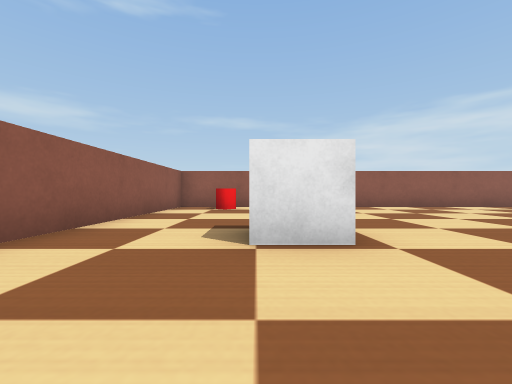
view 1 (above)

16 first-person views from a walk through a Webots world. The camera is 0.05 m above the floor, looks level and sees 90° across. The floor is counted in squares, 0.1 m on a side. Each view is taken from the middle of a square. On the plan, view 1 faces up. The plan holds only what a view shows up to about 9 squares ahead; the rest is blank. Robots are left out. Simple shapes and patterns stand in for the simulator's stock objects.

view 2
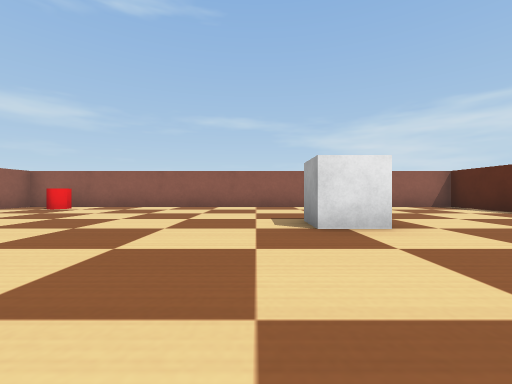

view 3
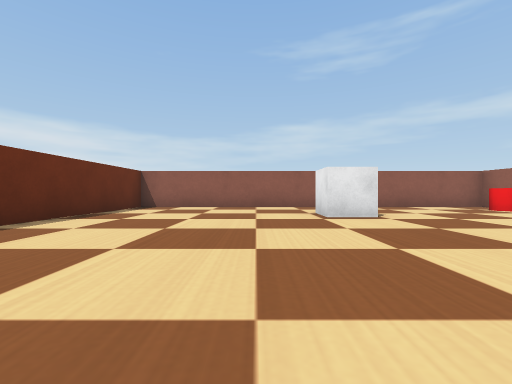

view 4
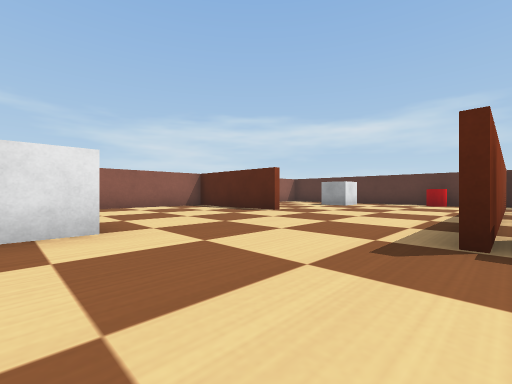

view 5
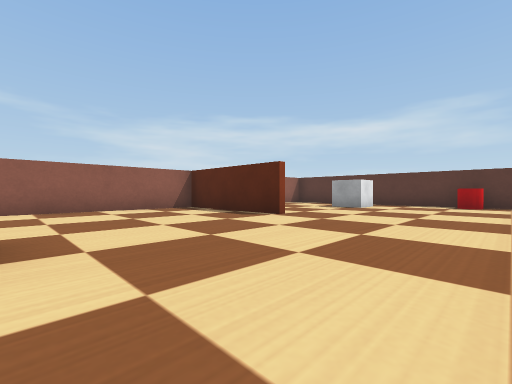

view 6
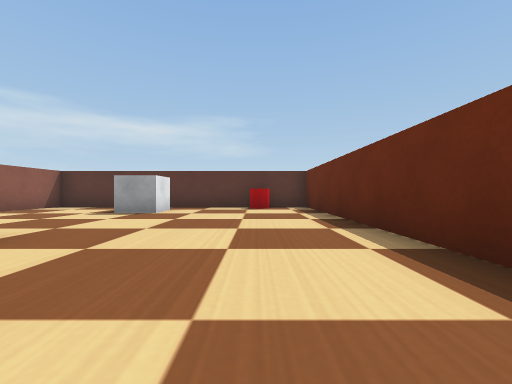

view 7
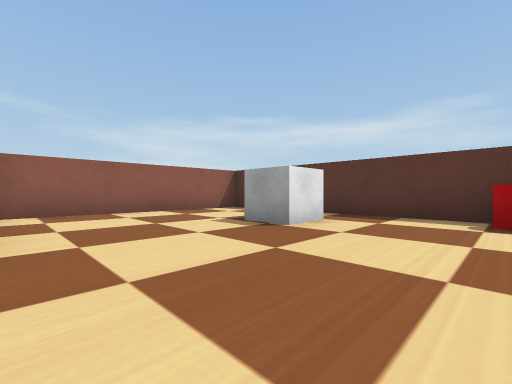

view 8
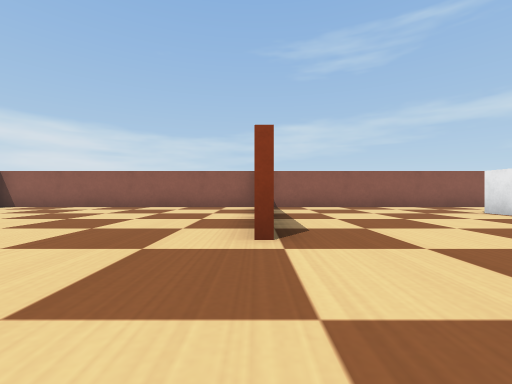

view 9
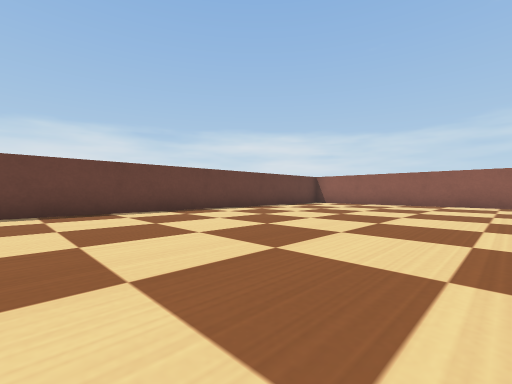

view 10
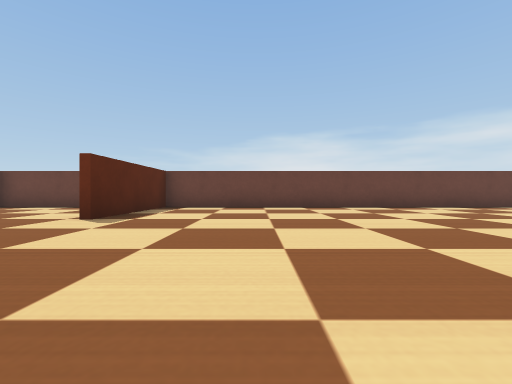

view 11
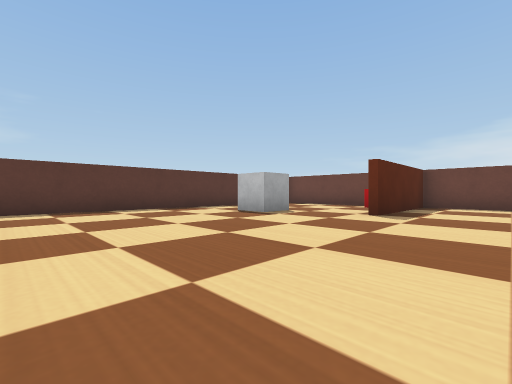

view 12
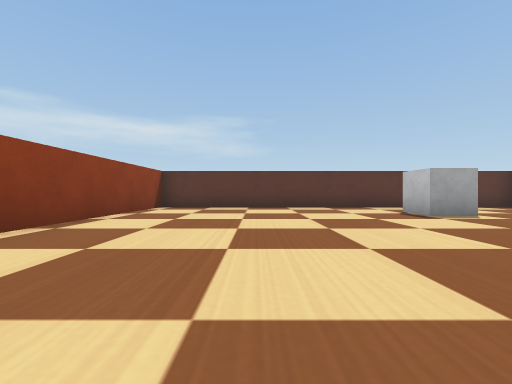

view 13
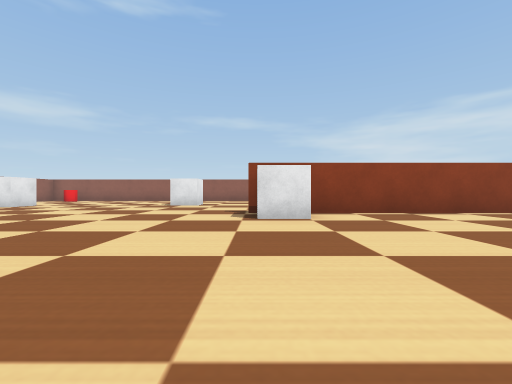

view 14
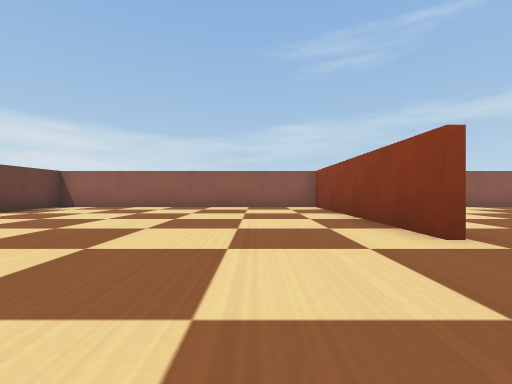

view 15
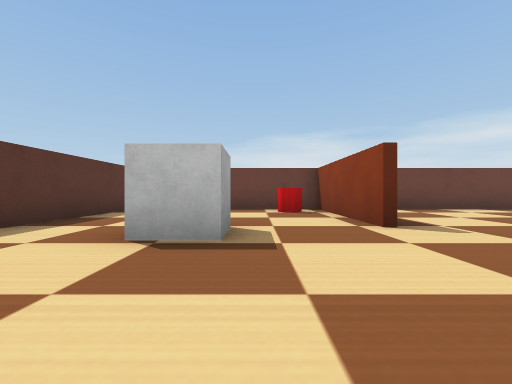

view 16
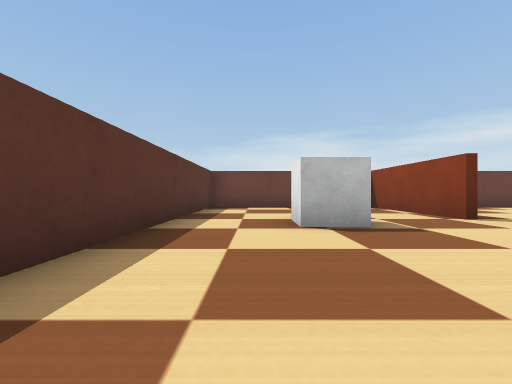

### Floor plan
Points are (right, up) in squares from view 1. A wall is a line through its corners. A room is listed if a view was taken in it or the views show most of it. See-through windows are left out.
Room 1 (views 1, 2, 3, 4, 5, 6)
walls: (11.5, 4.6) (11.5, 8.5) (-2.5, 8.5) (-2.5, -0.6)
ways out: opening at (11, 2.5) to room 2; opening at (3, 0) to room 3
objects: red cylinder (-1, 8); white box (0, 3) to (1, 3); white box (6, 4) to (7, 4)
Room 2 (view 7)
walls: (10.6, 0.3) (17.5, 0.3) (17.5, 8.5) (12, 8.5)
ways out: opening at (11, 2.5) to room 1
objects: white box (15, 5) to (16, 5); red cylinder (17, 2)
Room 3 (views 8, 9, 10, 11, 12, 13, 14)
walls: (3.4, -3) (-2.5, -3) (-2.5, -11.5) (12, -11.5) (12, -7.6); (11.5, 0.1) (8.8, 0.1); (-2.5, -0.6) (-2.5, -2.8) (2.2, -2.8)
ways out: opening at (3, 0) to room 1; opening at (12, -4) to room 4
objects: white box (9, -1) to (10, -1)
Room 4 (views 15, 16)
walls: (12.2, -7.6) (12.2, -11.5) (17.5, -11.5) (17.5, 0.1) (11.5, 0.1)
ways out: opening at (12, -4) to room 3
objects: red cylinder (13, -11) to (13, -10); white box (15, -7)

Positions as (right, up) in squares from view 1, and headings:
1: (0, 0), facing up
2: (5, 0), facing up
3: (6, 1), facing left
4: (6, 0), facing up-right
5: (7, 1), facing up-right
6: (9, 2), facing right
7: (12, 2), facing up-right
8: (6, -3), facing left
9: (8, -5), facing down-left
10: (9, -3), facing down
11: (10, -2), facing down-right
12: (9, -3), facing right
13: (9, -6), facing up
14: (6, -5), facing left
15: (14, -4), facing down
16: (16, -3), facing down
